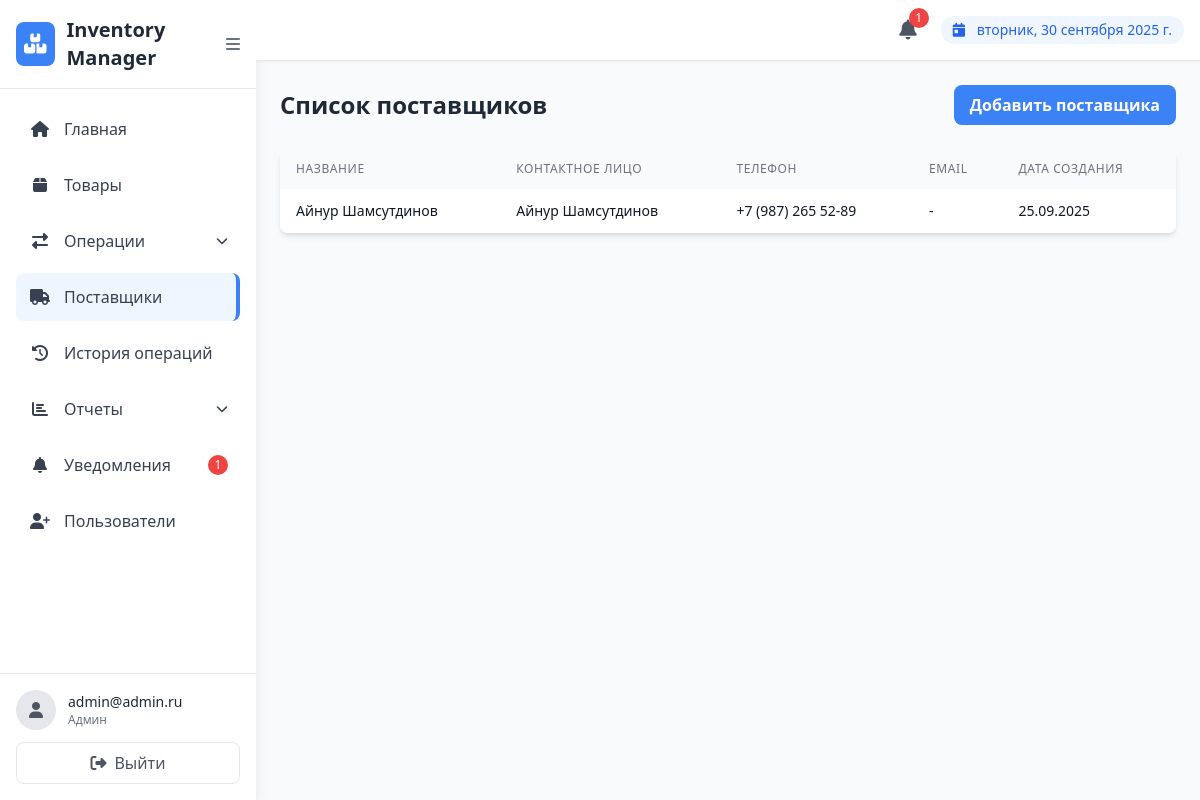
Page /products/suppliers/ (signed in) on the committed database.
### users/models.py (models this page shows, shortened)
class CustomUser(AbstractUser):
    ROLE_CHOICES = [
        ('admin', 'Админ'),
        ('manager', 'Менеджер'),
        ('viewer', 'Наблюдатель'),
    ]
    role = models.CharField(
        max_length=20,
        choices=ROLE_CHOICES,
        default='manager',
        verbose_name='Role'
    )
    email = models.EmailField(unique=True, verbose_name='Email')
    USERNAME_FIELD = 'email'
    REQUIRED_FIELDS = ['username']
    class Meta:
        verbose_name = 'Пользователь'
        verbose_name_plural = 'Пользователи'

### products/models.py (models this page shows, shortened)
class Supplier(models.Model):
    name = models.CharField(max_length=255, verbose_name='Название поставщика')
    contact_person = models.CharField(max_length=255, blank=True, verbose_name='Контактное лицо')
    phone = models.CharField(max_length=20, blank=True, verbose_name='Телефон')
    email = models.EmailField(blank=True, verbose_name='Email')
    address = models.TextField(blank=True, verbose_name='Адрес')
    created_at = models.DateTimeField(auto_now_add=True, verbose_name='Дата создания')
    class Meta:
        verbose_name = 'Поставщик'
        verbose_name_plural = 'Поставщики'
        ordering = ['name']

### products/views.py (the view)
# urls.py: path('suppliers/', views.supplier_list, name='supplier_list'),
@login_required
@user_passes_test(is_admin_or_manager)
def supplier_list(request):
    suppliers = Supplier.objects.all().order_by('name')
    return render(request, 'products/supplier_list.html', {'suppliers': suppliers})

### products/views.py (called while the page is built)
def is_admin_or_manager(user):
    return user.is_authenticated and user.role in ['admin', 'manager']

### products/templates/products/supplier_list.html (shortened to what this page needs)
{% extends "users/base.html" %}
{% block content %}
<div>
    <div class="flex justify-between items-center mb-6">
        <h2 class="text-2xl font-bold text-gray-800">Список поставщиков</h2>
        <a href="{% url 'products:supplier_create' %}" class="bg-blue-500 hover:bg-blue-600 text-white font-bold py-2 px-4 rounded-lg transition duration-200">
            Добавить поставщика
        </a>
    </div>
    <div class="bg-white rounded-lg shadow-md overflow-hidden">
        <table class="min-w-full">
            <thead class="bg-gray-50">
                <tr>
                    <th class="py-3 px-4 text-left text-xs font-medium text-gray-500 uppercase tracking-wider">Название</th>
                    <th class="py-3 px-4 text-left text-xs font-medium text-gray-500 uppercase tracking-wider">Контактное лицо</th>
                    <th class="py-3 px-4 text-left text-xs font-medium text-gray-500 uppercase tracking-wider">Телефон</th>
                    <th class="py-3 px-4 text-left text-xs font-medium text-gray-500 uppercase tracking-wider">Email</th>
                    <th class="py-3 px-4 text-left text-xs font-medium text-gray-500 uppercase tracking-wider">Дата создания</th>
                </tr>
            </thead>
            <tbody class="bg-white divide-y divide-gray-200">
                {% for supplier in suppliers %}
                <tr class="hover:bg-gray-50 transition duration-150">
                    <td class="py-3 px-4 whitespace-nowrap">
                        <div class="text-sm font-medium text-gray-900">{{ supplier.name }}</div>
                    </td>
                    <td class="py-3 px-4 whitespace-nowrap">
                        <div class="text-sm text-gray-900">{{ supplier.contact_person|default:"-" }}</div>
                    </td>
                    <td class="py-3 px-4 whitespace-nowrap">
                        <div class="text-sm text-gray-900">{{ supplier.phone|default:"-" }}</div>
                    </td>
                    <td class="py-3 px-4 whitespace-nowrap">
                        <div class="text-sm text-gray-900">{{ supplier.email|default:"-" }}</div>
                    </td>
                    <td class="py-3 px-4 whitespace-nowrap">
                        <div class="text-sm text-gray-900">{{ supplier.created_at|date:"d.m.Y" }}</div>
                    </td>
                </tr>
                {% empty %}
                <tr>
                    <td colspan="5" class="py-8 px-4 text-center">
                        <div class="text-gray-500 text-lg">Поставщики не найдены</div>
                    </td>
                </tr>
                {% endfor %}
            </tbody>
        </table>
    </div>
</div>
{% endblock %}

### users/templates/users/base.html (shortened to what this page needs)
<!DOCTYPE html>
<html lang="ru">
<head>
    <script src="https://cdn.tailwindcss.com"></script>
    <link rel="stylesheet" href="https://cdnjs.cloudflare.com/ajax/libs/font-awesome/6.4.0/css/all.min.css">
</head>
<body class="bg-gray-50 flex h-screen">
    <div class="sidebar bg-white shadow-lg w-64 flex flex-col">
        <div class="p-4 border-b border-gray-200 flex items-center justify-between">
            <div class="flex items-center">
                <div class="bg-blue-500 text-white p-2 rounded-lg">
                    <i class="fas fa-boxes text-xl"></i>
                </div>
                <h1 class="text-xl font-bold text-gray-800 ml-3">Inventory Manager</h1>
            </div>
            <button id="sidebar-toggle" class="text-gray-500 hover:text-gray-700">
                <i class="fas fa-bars"></i>
            </button>
        </div>
        <nav class="flex-1 p-4">
            <ul class="space-y-2">
                <li>
                    <a href="{% url 'users:home' %}" class="flex items-center p-3 text-gray-700 rounded-lg hover:bg-blue-50 hover:text-blue-600 transition duration-200">
                        <i class="fas fa-home w-6 text-center"></i>
                        <span class="nav-text ml-3 font-medium">Главная</span>
                    </a>
                </li>
                <li>
                    <a href="{% url 'products:list' %}" class="flex items-center p-3 text-gray-700 rounded-lg hover:bg-blue-50 hover:text-blue-600 transition duration-200">
                        <i class="fas fa-box w-6 text-center"></i>
                        <span class="nav-text ml-3 font-medium">Товары</span>
                    </a>
                </li>
                {% if user.role == 'admin' or user.role == 'manager' %}
                <li class="dropdown relative">
                    <a href="#" class="flex items-center justify-between p-3 text-gray-700 rounded-lg hover:bg-blue-50 hover:text-blue-600 transition duration-200">
                        <div class="flex items-center">
                            <i class="fas fa-exchange-alt w-6 text-center"></i>
                            <span class="nav-text ml-3 font-medium">Операции</span>
                        </div>
                        <i class="fas fa-chevron-down text-xs"></i>
                    </a>
                </li>
                <li>
                    <a href="{% url 'products:supplier_list' %}" class="flex items-center p-3 text-gray-700 rounded-lg hover:bg-blue-50 hover:text-blue-600 transition duration-200">
                        <i class="fas fa-truck w-6 text-center"></i>
                        <span class="nav-text ml-3 font-medium">Поставщики</span>
                    </a>
                </li>
                {% endif %}
                <li>
                    <a href="{% url 'products:history' %}" class="flex items-center p-3 text-gray-700 rounded-lg hover:bg-blue-50 hover:text-blue-600 transition duration-200">
                        <i class="fas fa-history w-6 text-center"></i>
                        <span class="nav-text ml-3 font-medium">История операций</span>
                    </a>
                </li>
                {% if user.role == 'admin' or user.role == 'manager' %}
                <li class="dropdown relative">
                    <a href="#" class="flex items-center justify-between p-3 text-gray-700 rounded-lg hover:bg-blue-50 hover:text-blue-600 transition duration-200">
                        <div class="flex items-center">
                            <i class="fas fa-chart-bar w-6 text-center"></i>
                            <span class="nav-text ml-3 font-medium">Отчеты</span>
                        </div>
                        <i class="fas fa-chevron-down text-xs"></i>
                    </a>
                </li>
                {% endif %}
                <li>
                    <a href="{% url 'notifications:list' %}" class="flex items-center p-3 text-gray-700 rounded-lg hover:bg-blue-50 hover:text-blue-600 transition duration-200">
                        <i class="fas fa-bell w-6 text-center"></i>
                        <span class="nav-text ml-3 font-medium">Уведомления</span>
                        {% if user.is_authenticated %}
                        <span id="sidebar-notification-badge" class="ml-auto bg-red-500 text-white text-xs rounded-full h-5 w-5 flex items-center justify-center hidden">
                        </span>
                        {% endif %}
                    </a>
                </li>
                {% if user.role == 'admin' %}
                <li>
                    <a href="{% url 'users:register' %}" class="flex items-center p-3 text-gray-700 rounded-lg hover:bg-blue-50 hover:text-blue-600 transition duration-200">
                        <i class="fas fa-user-plus w-6 text-center"></i>
                        <span class="nav-text ml-3 font-medium">Пользователи</span>
                    </a>
                </li>
                {% endif %}
            </ul>
        </nav>
        <div class="p-4 border-t border-gray-200">
            <div class="flex items-center">
                <div class="bg-gray-200 rounded-full w-10 h-10 flex items-center justify-center">
                    <i class="fas fa-user text-gray-600"></i>
                </div>
                <div class="ml-3">
                   {% if user.is_authenticated %}
  <p class="text-sm font-medium text-gray-800">{{ user.get_full_name|default:user.email }}</p>
{% else %}
  <p class="text-sm font-medium text-gray-800">Guest</p>
{% endif %}
                    <p class="text-xs text-gray-500">{{ user.get_role_display }}</p>
                </div>
            </div>
            <a href="{% url 'users:logout' %}" class="mt-3 flex items-center justify-center w-full p-2 text-gray-600 rounded-lg border border-gray-200 hover:bg-red-50 hover:text-red-600 hover:border-red-200 transition duration-200">
                <i class="fas fa-sign-out-alt"></i>
                <span class="nav-text ml-2">Выйти</span>
            </a>
        </div>
    </div>
    <div class="content-area flex-1 flex flex-col overflow-hidden">
        <header class="bg-white shadow-sm border-b border-gray-200">
            <div class="flex items-center justify-between p-4">
                <div class="flex items-center space-x-4">
                    <div class="relative">
                        <a href="{% url 'notifications:list' %}" class="relative p-2 text-gray-600 hover:text-blue-600 transition duration-200">
                            <i class="fas fa-bell text-xl"></i>
                            {% if user.is_authenticated %}
                            <span id="notification-badge" class="absolute -top-1 -right-1 bg-red-500 text-white text-xs rounded-full h-5 w-5 flex items-center justify-center hidden">
                            </span>
                            {% endif %}
                        </a>
                    </div>
                    <div class="bg-blue-50 text-blue-600 px-3 py-1 rounded-full text-sm">
                        <i class="fas fa-calendar-day mr-2"></i>
                        <span id="current-date"></span>
                    </div>
                </div>
            </div>
        </header>
        <main class="flex-1 overflow-y-auto p-6">
            {% block content %}
            {% endblock %}
        </main>
    </div>
</body>
</html>

### users/templates/users/base.html (style rules this page uses)
.sidebar { transition: all 0.3s ease; }
.content-area { transition: all 0.3s ease; }

### rows in the picture
CustomUser: get_full_name "admin@admin.ru", role "Админ"
Supplier: name "Айнур Шамсутдинов", contact_person "Айнур Шамсутдинов", phone "+7 (987) 265 52-89", email "-", created_at "25.09.2025"
